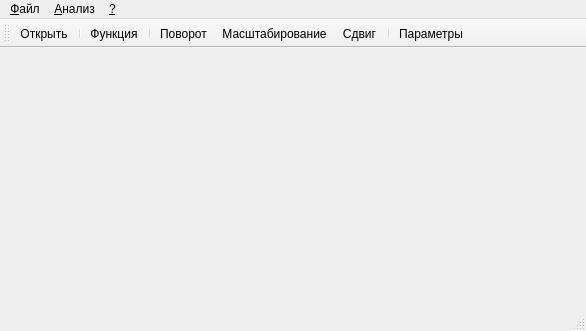
<?xml version="1.0" encoding="UTF-8"?>
<ui version="4.0">
 <class>MainWindow</class>
 <widget class="QMainWindow" name="MainWindow">
  <property name="geometry">
   <rect>
    <x>0</x>
    <y>0</y>
    <width>586</width>
    <height>331</height>
   </rect>
  </property>
  <property name="sizePolicy">
   <sizepolicy hsizetype="Maximum" vsizetype="Maximum">
    <horstretch>0</horstretch>
    <verstretch>0</verstretch>
   </sizepolicy>
  </property>
  <property name="windowTitle">
   <string>Постпроцессор системы МІРЕЛА+, ЗНУ, 2014</string>
  </property>
  <widget class="QWidget" name="centralWidget"/>
  <widget class="QMenuBar" name="menuBar">
   <property name="geometry">
    <rect>
     <x>0</x>
     <y>0</y>
     <width>586</width>
     <height>21</height>
    </rect>
   </property>
   <widget class="QMenu" name="menuFile">
    <property name="title">
     <string>&amp;Файл</string>
    </property>
    <addaction name="actionOpen"/>
    <addaction name="actionClose"/>
    <addaction name="separator"/>
    <addaction name="actionExit"/>
   </widget>
   <widget class="QMenu" name="menuAnalyse">
    <property name="title">
     <string>&amp;Анализ</string>
    </property>
    <addaction name="actionAnalyse"/>
    <addaction name="separator"/>
    <addaction name="actionRotate"/>
    <addaction name="actionScale"/>
    <addaction name="actionTranslate"/>
    <addaction name="separator"/>
    <addaction name="actionSetup"/>
   </widget>
   <widget class="QMenu" name="menuHelp">
    <property name="title">
     <string>&amp;?</string>
    </property>
    <addaction name="actionAbout"/>
   </widget>
   <addaction name="menuFile"/>
   <addaction name="menuAnalyse"/>
   <addaction name="menuHelp"/>
  </widget>
  <widget class="QToolBar" name="mainToolBar">
   <attribute name="toolBarArea">
    <enum>TopToolBarArea</enum>
   </attribute>
   <attribute name="toolBarBreak">
    <bool>false</bool>
   </attribute>
   <addaction name="actionOpen"/>
   <addaction name="separator"/>
   <addaction name="actionAnalyse"/>
   <addaction name="separator"/>
   <addaction name="actionRotate"/>
   <addaction name="actionScale"/>
   <addaction name="actionTranslate"/>
   <addaction name="separator"/>
   <addaction name="actionSetup"/>
  </widget>
  <widget class="QStatusBar" name="statusBar"/>
  <action name="actionExit">
   <property name="text">
    <string>В&amp;ыход</string>
   </property>
   <property name="statusTip">
    <string>Завершть работу программы</string>
   </property>
  </action>
  <action name="actionAbout">
   <property name="text">
    <string>&amp;О программе...</string>
   </property>
   <property name="statusTip">
    <string>О программе...</string>
   </property>
  </action>
  <action name="actionOpen">
   <property name="icon">
    <iconset resource="mpp.qrc">
     <normaloff>:/image/open.png</normaloff>:/image/open.png</iconset>
   </property>
   <property name="text">
    <string>&amp;Открыть...</string>
   </property>
   <property name="toolTip">
    <string>Открыть существующий файл результатов МІРЕЛА+</string>
   </property>
   <property name="statusTip">
    <string>Открыть существующий файл результатов МІРЕЛА+</string>
   </property>
   <property name="shortcut">
    <string>F3</string>
   </property>
  </action>
  <action name="actionClose">
   <property name="text">
    <string>&amp;Закрыть</string>
   </property>
   <property name="toolTip">
    <string>Закрыть текущий файл данных</string>
   </property>
   <property name="statusTip">
    <string>Закрыть текущий файл данных</string>
   </property>
  </action>
  <action name="actionAnalyse">
   <property name="icon">
    <iconset resource="mpp.qrc">
     <normaloff>:/image/kformula.png</normaloff>:/image/kformula.png</iconset>
   </property>
   <property name="text">
    <string>&amp;Функция...</string>
   </property>
   <property name="toolTip">
    <string>Выбрать функцию для анализа</string>
   </property>
   <property name="statusTip">
    <string>Выбрать функцию для анализа</string>
   </property>
   <property name="shortcut">
    <string>F4</string>
   </property>
  </action>
  <action name="actionRotate">
   <property name="checkable">
    <bool>true</bool>
   </property>
   <property name="icon">
    <iconset resource="mpp.qrc">
     <normaloff>:/image/rotate.png</normaloff>:/image/rotate.png</iconset>
   </property>
   <property name="text">
    <string>&amp;Поворот</string>
   </property>
   <property name="toolTip">
    <string>Включить режим вращения объекта</string>
   </property>
   <property name="statusTip">
    <string>Включить режим вращения объекта</string>
   </property>
  </action>
  <action name="actionScale">
   <property name="checkable">
    <bool>true</bool>
   </property>
   <property name="icon">
    <iconset resource="mpp.qrc">
     <normaloff>:/image/scale.png</normaloff>:/image/scale.png</iconset>
   </property>
   <property name="text">
    <string>&amp;Масштабирование</string>
   </property>
   <property name="toolTip">
    <string>Включить режим масштабирования объекта</string>
   </property>
   <property name="statusTip">
    <string>Включить режим масштабирования объекта</string>
   </property>
  </action>
  <action name="actionTranslate">
   <property name="checkable">
    <bool>true</bool>
   </property>
   <property name="icon">
    <iconset resource="mpp.qrc">
     <normaloff>:/image/build.png</normaloff>:/image/build.png</iconset>
   </property>
   <property name="text">
    <string>&amp;Сдвиг</string>
   </property>
   <property name="toolTip">
    <string>Включить режим смещения объекта</string>
   </property>
   <property name="statusTip">
    <string>Включить режим смещения объекта</string>
   </property>
  </action>
  <action name="actionSetup">
   <property name="icon">
    <iconset resource="mpp.qrc">
     <normaloff>:/image/funct.png</normaloff>:/image/funct.png</iconset>
   </property>
   <property name="text">
    <string>&amp;Параметры...</string>
   </property>
   <property name="toolTip">
    <string>Настроить параметры визуализации объекта</string>
   </property>
   <property name="statusTip">
    <string>Настроить параметры визуализации объекта</string>
   </property>
  </action>
 </widget>
 <layoutdefault spacing="6" margin="11"/>
 <resources>
  <include location="mpp.qrc"/>
 </resources>
 <connections>
  <connection>
   <sender>actionExit</sender>
   <signal>triggered()</signal>
   <receiver>MainWindow</receiver>
   <slot>close()</slot>
   <hints>
    <hint type="sourcelabel">
     <x>-1</x>
     <y>-1</y>
    </hint>
    <hint type="destinationlabel">
     <x>292</x>
     <y>165</y>
    </hint>
   </hints>
  </connection>
  <connection>
   <sender>actionOpen</sender>
   <signal>triggered()</signal>
   <receiver>MainWindow</receiver>
   <slot>openDocument()</slot>
   <hints>
    <hint type="sourcelabel">
     <x>-1</x>
     <y>-1</y>
    </hint>
    <hint type="destinationlabel">
     <x>292</x>
     <y>165</y>
    </hint>
   </hints>
  </connection>
  <connection>
   <sender>actionClose</sender>
   <signal>triggered()</signal>
   <receiver>MainWindow</receiver>
   <slot>closeDocument()</slot>
   <hints>
    <hint type="sourcelabel">
     <x>-1</x>
     <y>-1</y>
    </hint>
    <hint type="destinationlabel">
     <x>292</x>
     <y>165</y>
    </hint>
   </hints>
  </connection>
  <connection>
   <sender>actionAnalyse</sender>
   <signal>triggered()</signal>
   <receiver>MainWindow</receiver>
   <slot>analyseFunction()</slot>
   <hints>
    <hint type="sourcelabel">
     <x>-1</x>
     <y>-1</y>
    </hint>
    <hint type="destinationlabel">
     <x>292</x>
     <y>165</y>
    </hint>
   </hints>
  </connection>
  <connection>
   <sender>actionRotate</sender>
   <signal>triggered()</signal>
   <receiver>MainWindow</receiver>
   <slot>setRotate()</slot>
   <hints>
    <hint type="sourcelabel">
     <x>-1</x>
     <y>-1</y>
    </hint>
    <hint type="destinationlabel">
     <x>292</x>
     <y>165</y>
    </hint>
   </hints>
  </connection>
  <connection>
   <sender>actionScale</sender>
   <signal>triggered()</signal>
   <receiver>MainWindow</receiver>
   <slot>setScale()</slot>
   <hints>
    <hint type="sourcelabel">
     <x>-1</x>
     <y>-1</y>
    </hint>
    <hint type="destinationlabel">
     <x>292</x>
     <y>165</y>
    </hint>
   </hints>
  </connection>
  <connection>
   <sender>actionTranslate</sender>
   <signal>triggered()</signal>
   <receiver>MainWindow</receiver>
   <slot>setTranslate()</slot>
   <hints>
    <hint type="sourcelabel">
     <x>-1</x>
     <y>-1</y>
    </hint>
    <hint type="destinationlabel">
     <x>292</x>
     <y>165</y>
    </hint>
   </hints>
  </connection>
  <connection>
   <sender>actionSetup</sender>
   <signal>triggered()</signal>
   <receiver>MainWindow</receiver>
   <slot>setupImageParams()</slot>
   <hints>
    <hint type="sourcelabel">
     <x>-1</x>
     <y>-1</y>
    </hint>
    <hint type="destinationlabel">
     <x>292</x>
     <y>165</y>
    </hint>
   </hints>
  </connection>
 </connections>
 <slots>
  <slot>openDocument()</slot>
  <slot>closeDocument()</slot>
  <slot>analyseFunction()</slot>
  <slot>setRotate()</slot>
  <slot>setScale()</slot>
  <slot>setTranslate()</slot>
  <slot>setupImageParams()</slot>
 </slots>
</ui>
